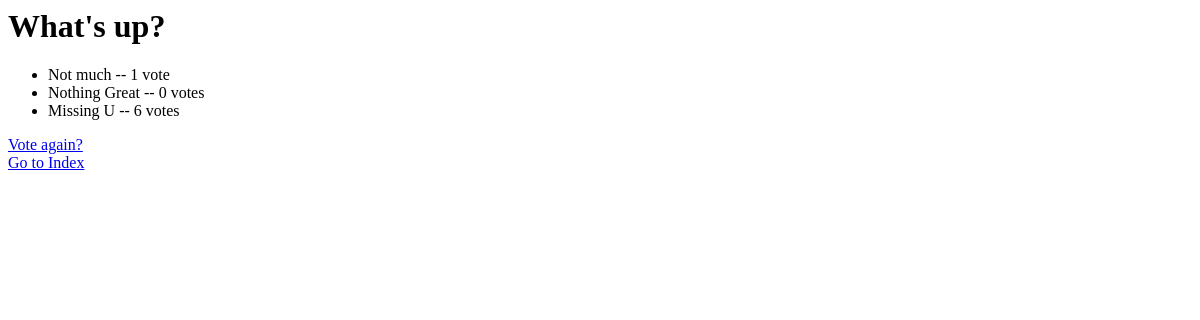
Before: /polls_app/1/results/ with the older database file.
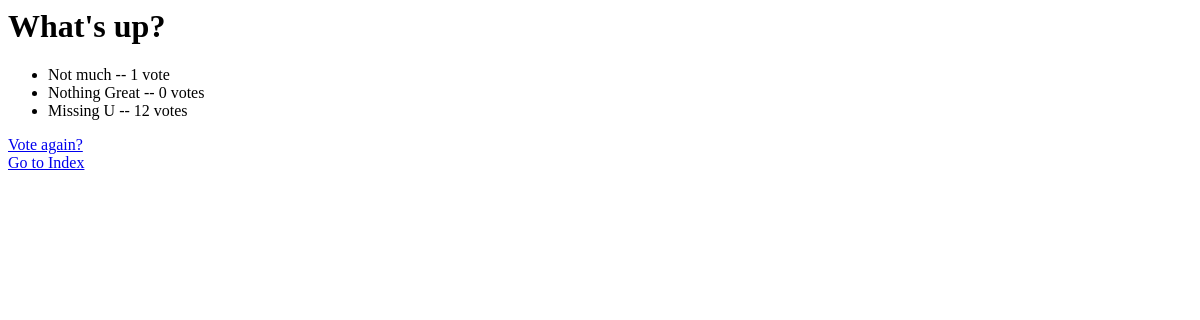
After: the same page with the newer database file.
### polls_app/models.py (models this page shows, shortened)
class Choice(models.Model):
    poll = models.ForeignKey(Poll)
    choice_text = models.CharField(max_length = 200)
    votes = models.IntegerField(default = 0)

### polls_app/views.py (the view)
# urls.py: url(r'^(?P<pk>\d+)/results/$', views.ResultView.as_view(), name='results'),
class ResultView(generic.DetailView):
    model = Poll
    template_name = 'results.html'

### templates/results.html
<h1>{{ poll.question }}</h1>
<ul>
{% for choice in poll.choice_set.all %}
    <li>{{ choice.choice_text }} -- {{ choice.votes }} vote{{ choice.votes|pluralize }}</li>
{% endfor %}
</ul>
<a href="{% url 'polls:detail' poll.id %}">Vote again?</a><br>
<a href="{% url 'polls:index'  %}">Go to Index</a><BR>

Changed rows visible on the page:
changed Choice "Missing U": votes "6" → "12"
